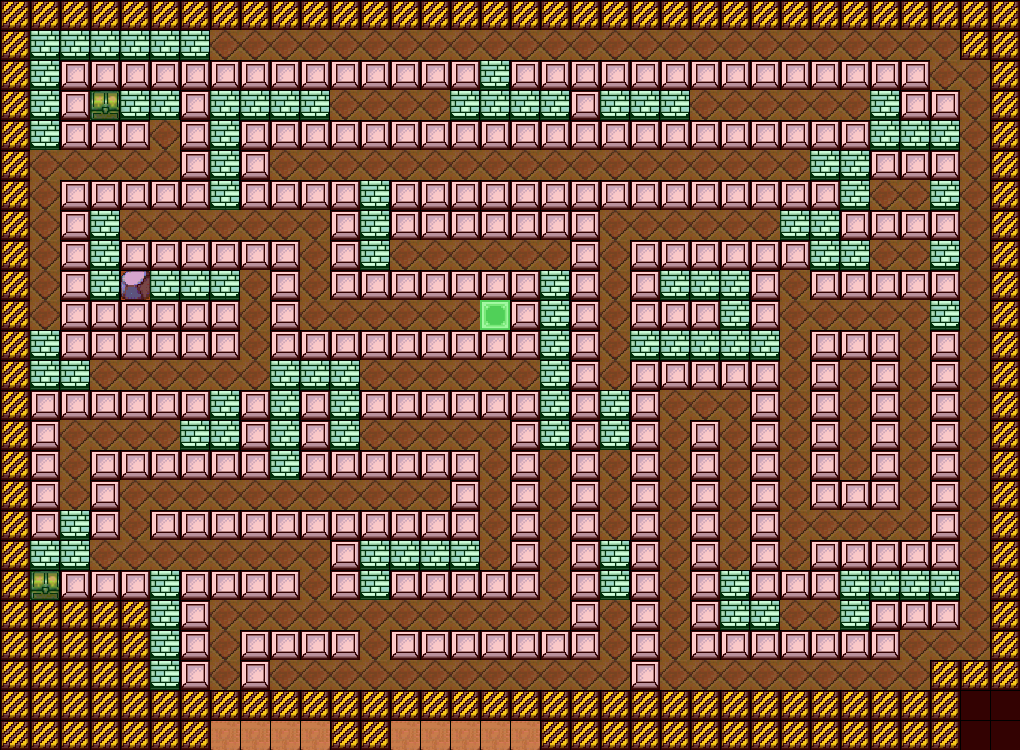

This game map was drawn from its Tiled (.tmx) file and the tilesets committed beside it. A one-line description and the trimmed map source follow:
An orthogonal 34x25 tile map with 30x30 px tiles, 3 tile layers (Background, Foreground, Meta), 2 tilesets and 27 objects (21x SpawnPoint, Exit, SpawnPlayer, 5, 2, ...).

<map version="1.0" orientation="orthogonal" width="34" height="25" tilewidth="30" tileheight="30">
 <tileset firstgid="1" name="objects" tilewidth="30" tileheight="30">
  <image source="objects.png" width="240" height="450" />
  <tile id="60">
   <properties>
    <property name="Type" value="wall1" />
   </properties>
  </tile>
  <tile id="66">
   <properties>
    <property name="Type" value="wall2" />
   </properties>
  </tile>
  <tile id="72">
   <properties>
    <property name="Type" value="wall3" />
   </properties>
  </tile>
  <tile id="78">
   <properties>
    <property name="Type" value="wall4" />
   </properties>
  </tile>
  <tile id="84">
   <properties>
    <property name="Type" value="wall5" />
   </properties>
  </tile>
  <tile id="90">
   <properties>
    <property name="Type" value="wall6" />
   </properties>
  </tile>
  <tile id="96">
   <properties>
    <property name="Type" value="wall7" />
   </properties>
  </tile>
  <tile id="102">
   <properties>
    <property name="Type" value="wall8" />
   </properties>
  </tile>
  <tile id="108">
   <properties>
    <property name="Type" value="wall9" />
   </properties>
  </tile>
 </tileset>
 <tileset firstgid="121" name="meta_tiles30x30" tilewidth="30" tileheight="30" spacing="1">
  <image source="meta_tiles30x30.png" width="61" height="31" />
  <tile id="0">
   <properties>
    <property name="Collidable" value="True" />
   </properties>
  </tile>
  <tile id="1">
   <properties>
    <property name="Collectable" value="True" />
   </properties>
  </tile>
 </tileset>
 <layer name="Background" width="34" height="25">
  <data>[850 cells, 846 non-empty, 5 distinct tile ids]</data>
 </layer>
 <layer name="Foreground" width="34" height="25">
  <data>[850 cells, 105 non-empty, 3 distinct tile ids]</data>
 </layer>
 <layer name="Meta" width="34" height="25">
  <data>[850 cells, 583 non-empty, 2 distinct tile ids]</data>
 </layer>
 <objectgroup name="Objects" width="34" height="25">
  <object name="Exit" x="480" y="300" width="30" height="30" />
  <object name="SpawnPlayer" x="210" y="660" width="30" height="30" />
  <object name="SpawnPoint9" type="SpawnPoint" x="420" y="150" width="30" height="30">
   <properties>
    <property name="character" value="snake.png" />
   </properties>
  </object>
  <object name="SpawnPoint8" type="SpawnPoint" x="390" y="30" width="30" height="30">
   <properties>
    <property name="character" value="snake.png" />
   </properties>
  </object>
  <object name="SpawnPoint21" type="SpawnPoint" x="960" y="360" width="30" height="30">
   <properties>
    <property name="character" value="rock.png" />
   </properties>
  </object>
  <object name="SpawnPoint19" type="SpawnPoint" x="780" y="360" width="30" height="30">
   <properties>
    <property name="character" value="snake.png" />
   </properties>
  </object>
  <object name="SpawnPoint17" type="SpawnPoint" x="660" y="450" width="30" height="30">
   <properties>
    <property name="character" value="rock.png" />
   </properties>
  </object>
  <object name="SpawnPoint15" type="SpawnPoint" x="600" y="240" width="30" height="30">
   <properties>
    <property name="character" value="rock.png" />
   </properties>
  </object>
  <object name="SpawnPoint10" type="SpawnPoint" x="450" y="240" width="30" height="30">
   <properties>
    <property name="character" value="rock.png" />
   </properties>
  </object>
  <object name="SpawnPoint18" type="SpawnPoint" x="750" y="90" width="30" height="30">
   <properties>
    <property name="character" value="snake.png" />
   </properties>
  </object>
  <object name="SpawnPoint7" type="SpawnPoint" x="360" y="90" width="30" height="30">
   <properties>
    <property name="character" value="rock.png" />
   </properties>
  </object>
  <object name="SpawnPoint4" type="SpawnPoint" x="180" y="210" width="30" height="30">
   <properties>
    <property name="character" value="rock.png" />
   </properties>
  </object>
  <object name="SpawnPoint5" type="SpawnPoint" x="240" y="330" width="30" height="30">
   <properties>
    <property name="character" value="rock.png" />
   </properties>
  </object>
  <object name="SpawnPoint1" type="SpawnPoint" x="30" y="240" width="30" height="30">
   <properties>
    <property name="character" value="rock.png" />
   </properties>
  </object>
  <object name="SpawnPoint2" type="SpawnPoint" x="90" y="420" width="30" height="30">
   <properties>
    <property name="character" value="rock.png" />
   </properties>
  </object>
  <object name="SpawnPoint6" type="SpawnPoint" x="210" y="480" width="30" height="30">
   <properties>
    <property name="character" value="rock.png" />
   </properties>
  </object>
  <object name="SpawnPoint3" type="SpawnPoint" x="90" y="540" width="30" height="30">
   <properties>
    <property name="character" value="rock.png" />
   </properties>
  </object>
  <object name="SpawnPoint12" type="SpawnPoint" x="480" y="480" width="30" height="30">
   <properties>
    <property name="character" value="snake.png" />
   </properties>
  </object>
  <object name="SpawnPoint11" type="SpawnPoint" x="420" y="360" width="30" height="30">
   <properties>
    <property name="character" value="snake.png" />
   </properties>
  </object>
  <object name="SpawnPoint13" type="SpawnPoint" x="510" y="600" width="30" height="30">
   <properties>
    <property name="character" value="rock.png" />
   </properties>
  </object>
  <object name="SpawnPoint14" type="SpawnPoint" x="510" y="660" width="30" height="30">
   <properties>
    <property name="character" value="snake.png" />
   </properties>
  </object>
  <object name="SpawnPoint16" type="SpawnPoint" x="600" y="480" width="30" height="30">
   <properties>
    <property name="character" value="snake.png" />
   </properties>
  </object>
  <object name="SpawnPoint20" type="SpawnPoint" x="810" y="600" width="30" height="30">
   <properties>
    <property name="character" value="snake.png" />
   </properties>
  </object>
 </objectgroup>
 <objectgroup name="Bonuses" width="34" height="25">
  <object name="Bonus1" type="5" x="90" y="90" width="30" height="30" />
  <object name="Bonus2" type="2" x="90" y="270" width="30" height="30" />
  <object name="Bonus4" type="1" x="660" y="270" width="30" height="30" />
  <object name="Bonus3" type="3" x="30" y="570" width="30" height="30" />
 </objectgroup>
</map>